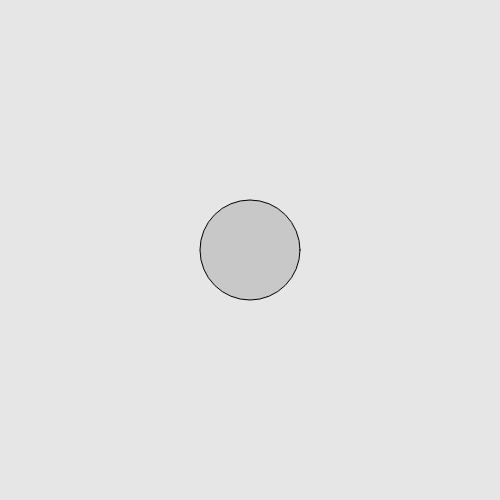
Frame 1 (no input)
Frame 60 (no input): identical to frame 1, image omitted
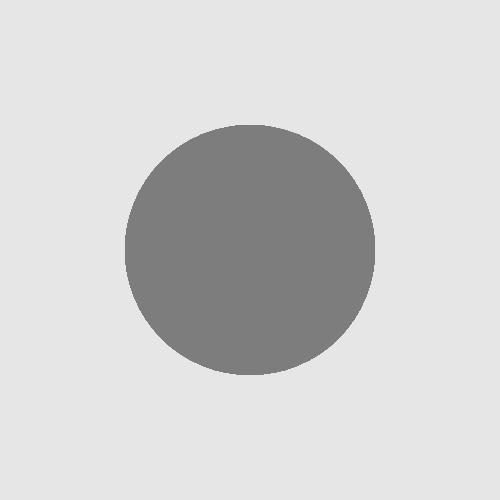
Frame 120 (the mouse pressed at the canvas centre since frame 60)

The p5.js sketch that drew these frames (run headless with seeded random() and noise() and a simulated clock; from frame 60 on, the mouse is pressed at the canvas centre):

// p5.js sketch
// ── sketch.js
function setup () {
  createCanvas(500, 500);
  console.log("setup");
  background(230);
  fill(200);
  ellipse(250, 250, 100, 100);
}

function draw() {
  //background(100);
  noStroke();
  fill(mouseX / 2);
  ellipse(250, 250, mouseX, mouseY);
}
